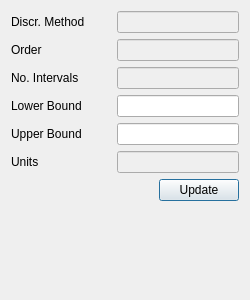
<?xml version="1.0" encoding="UTF-8"?>
<ui version="4.0">
 <class>EditorDistributedDomain</class>
 <widget class="QFrame" name="EditorDistributedDomain">
  <property name="geometry">
   <rect>
    <x>0</x>
    <y>0</y>
    <width>250</width>
    <height>300</height>
   </rect>
  </property>
  <property name="sizePolicy">
   <sizepolicy hsizetype="MinimumExpanding" vsizetype="Preferred">
    <horstretch>0</horstretch>
    <verstretch>0</verstretch>
   </sizepolicy>
  </property>
  <property name="minimumSize">
   <size>
    <width>250</width>
    <height>200</height>
   </size>
  </property>
  <property name="windowTitle">
   <string/>
  </property>
  <property name="frameShape">
   <enum>QFrame::NoFrame</enum>
  </property>
  <property name="frameShadow">
   <enum>QFrame::Raised</enum>
  </property>
  <layout class="QVBoxLayout" name="verticalLayout">
   <item>
    <layout class="QHBoxLayout" name="horizontalLayout">
     <item>
      <widget class="QLabel" name="label">
       <property name="sizePolicy">
        <sizepolicy hsizetype="Minimum" vsizetype="Preferred">
         <horstretch>0</horstretch>
         <verstretch>0</verstretch>
        </sizepolicy>
       </property>
       <property name="minimumSize">
        <size>
         <width>100</width>
         <height>0</height>
        </size>
       </property>
       <property name="text">
        <string>Discr. Method</string>
       </property>
      </widget>
     </item>
     <item>
      <widget class="QLineEdit" name="discrMethodEdit">
       <property name="enabled">
        <bool>false</bool>
       </property>
       <property name="sizePolicy">
        <sizepolicy hsizetype="Expanding" vsizetype="Fixed">
         <horstretch>1</horstretch>
         <verstretch>0</verstretch>
        </sizepolicy>
       </property>
       <property name="minimumSize">
        <size>
         <width>100</width>
         <height>0</height>
        </size>
       </property>
       <property name="toolTip">
        <string>&lt;html&gt;&lt;head/&gt;&lt;body&gt;&lt;p&gt;Select the discretization method from the list of available methods (currently eCFDM, eBFDM and eFFDM).&lt;/p&gt;&lt;/body&gt;&lt;/html&gt;</string>
       </property>
      </widget>
     </item>
    </layout>
   </item>
   <item>
    <layout class="QHBoxLayout" name="horizontalLayout_3">
     <item>
      <widget class="QLabel" name="label_2">
       <property name="sizePolicy">
        <sizepolicy hsizetype="Minimum" vsizetype="Preferred">
         <horstretch>0</horstretch>
         <verstretch>0</verstretch>
        </sizepolicy>
       </property>
       <property name="minimumSize">
        <size>
         <width>100</width>
         <height>0</height>
        </size>
       </property>
       <property name="text">
        <string>Order</string>
       </property>
      </widget>
     </item>
     <item>
      <widget class="QLineEdit" name="orderEdit">
       <property name="enabled">
        <bool>false</bool>
       </property>
       <property name="sizePolicy">
        <sizepolicy hsizetype="Expanding" vsizetype="Fixed">
         <horstretch>1</horstretch>
         <verstretch>0</verstretch>
        </sizepolicy>
       </property>
       <property name="minimumSize">
        <size>
         <width>100</width>
         <height>0</height>
        </size>
       </property>
       <property name="toolTip">
        <string>&lt;html&gt;&lt;head/&gt;&lt;body&gt;&lt;p&gt;Insert the discretization order (integer).&lt;/p&gt;&lt;/body&gt;&lt;/html&gt;</string>
       </property>
      </widget>
     </item>
    </layout>
   </item>
   <item>
    <layout class="QHBoxLayout" name="horizontalLayout_4">
     <item>
      <widget class="QLabel" name="label_3">
       <property name="sizePolicy">
        <sizepolicy hsizetype="Minimum" vsizetype="Preferred">
         <horstretch>0</horstretch>
         <verstretch>0</verstretch>
        </sizepolicy>
       </property>
       <property name="minimumSize">
        <size>
         <width>100</width>
         <height>0</height>
        </size>
       </property>
       <property name="text">
        <string>No. Intervals</string>
       </property>
      </widget>
     </item>
     <item>
      <widget class="QLineEdit" name="numberOfIntervalsEdit">
       <property name="enabled">
        <bool>false</bool>
       </property>
       <property name="sizePolicy">
        <sizepolicy hsizetype="Expanding" vsizetype="Fixed">
         <horstretch>1</horstretch>
         <verstretch>0</verstretch>
        </sizepolicy>
       </property>
       <property name="minimumSize">
        <size>
         <width>100</width>
         <height>0</height>
        </size>
       </property>
       <property name="toolTip">
        <string>&lt;html&gt;&lt;head/&gt;&lt;body&gt;&lt;p&gt;Insert the number of intervals in the domain (integer). The actual number of points within the domain depends on the discretization method and order.&lt;/p&gt;&lt;/body&gt;&lt;/html&gt;</string>
       </property>
      </widget>
     </item>
    </layout>
   </item>
   <item>
    <layout class="QHBoxLayout" name="horizontalLayout_5">
     <item>
      <widget class="QLabel" name="label_4">
       <property name="sizePolicy">
        <sizepolicy hsizetype="Minimum" vsizetype="Preferred">
         <horstretch>0</horstretch>
         <verstretch>0</verstretch>
        </sizepolicy>
       </property>
       <property name="minimumSize">
        <size>
         <width>100</width>
         <height>0</height>
        </size>
       </property>
       <property name="text">
        <string>Lower Bound</string>
       </property>
      </widget>
     </item>
     <item>
      <widget class="QLineEdit" name="lowerBoundEdit">
       <property name="enabled">
        <bool>true</bool>
       </property>
       <property name="sizePolicy">
        <sizepolicy hsizetype="Expanding" vsizetype="Fixed">
         <horstretch>1</horstretch>
         <verstretch>0</verstretch>
        </sizepolicy>
       </property>
       <property name="minimumSize">
        <size>
         <width>100</width>
         <height>0</height>
        </size>
       </property>
       <property name="toolTip">
        <string>&lt;html&gt;&lt;head/&gt;&lt;body&gt;&lt;p&gt;Insert the lower bound in units specified below (float).&lt;/p&gt;&lt;/body&gt;&lt;/html&gt;</string>
       </property>
      </widget>
     </item>
    </layout>
   </item>
   <item>
    <layout class="QHBoxLayout" name="horizontalLayout_6">
     <item>
      <widget class="QLabel" name="label_5">
       <property name="sizePolicy">
        <sizepolicy hsizetype="Minimum" vsizetype="Preferred">
         <horstretch>0</horstretch>
         <verstretch>0</verstretch>
        </sizepolicy>
       </property>
       <property name="minimumSize">
        <size>
         <width>100</width>
         <height>0</height>
        </size>
       </property>
       <property name="text">
        <string>Upper Bound</string>
       </property>
      </widget>
     </item>
     <item>
      <widget class="QLineEdit" name="upperBoundEdit">
       <property name="sizePolicy">
        <sizepolicy hsizetype="Expanding" vsizetype="Fixed">
         <horstretch>1</horstretch>
         <verstretch>0</verstretch>
        </sizepolicy>
       </property>
       <property name="minimumSize">
        <size>
         <width>100</width>
         <height>0</height>
        </size>
       </property>
       <property name="toolTip">
        <string>&lt;html&gt;&lt;head/&gt;&lt;body&gt;&lt;p&gt;Insert the upper bound in units specified below (float).&lt;/p&gt;&lt;/body&gt;&lt;/html&gt;</string>
       </property>
      </widget>
     </item>
    </layout>
   </item>
   <item>
    <layout class="QHBoxLayout" name="horizontalLayout_7">
     <item>
      <widget class="QLabel" name="label_6">
       <property name="sizePolicy">
        <sizepolicy hsizetype="Minimum" vsizetype="Preferred">
         <horstretch>0</horstretch>
         <verstretch>0</verstretch>
        </sizepolicy>
       </property>
       <property name="minimumSize">
        <size>
         <width>100</width>
         <height>0</height>
        </size>
       </property>
       <property name="text">
        <string>Units</string>
       </property>
      </widget>
     </item>
     <item>
      <widget class="QLineEdit" name="unitsEdit">
       <property name="enabled">
        <bool>false</bool>
       </property>
       <property name="sizePolicy">
        <sizepolicy hsizetype="Expanding" vsizetype="Fixed">
         <horstretch>1</horstretch>
         <verstretch>0</verstretch>
        </sizepolicy>
       </property>
       <property name="minimumSize">
        <size>
         <width>100</width>
         <height>0</height>
        </size>
       </property>
       <property name="toolTip">
        <string>&lt;html&gt;&lt;head/&gt;&lt;body&gt;&lt;p&gt;Insert an expression using daetools.pyUnits.unit objects and mathematical operators *, / and **. All base (m, kg, s, cd, A, K, mol) and derived (g, t, rad, sr, min, hour, day, Hz, N, J, W, C, Ohm, V, F, T, H, S, Wb, Pa, P, St, Bq, Gy, Sv, lx, lm, kat, knot, bar, b, Ci, R, rd, rem) SI units are allowed including the common prefixes (Y, Z, E, P, T, G, M, k, h, da, d, c, m, u, n, p, f, a, z, y). The expression should be a valid Python code. Examples: &lt;/p&gt;&lt;p&gt;km/kg (kilometres per kilogram)&lt;br/&gt;um / ns**2 (micrometres per nanoseconds squared) &lt;br/&gt;kJ / (kg*K) (kiloJoules per kilogram and Kelvin)&lt;br/&gt;&lt;/p&gt;&lt;/body&gt;&lt;/html&gt;</string>
       </property>
      </widget>
     </item>
    </layout>
   </item>
   <item>
    <layout class="QHBoxLayout" name="horizontalLayout_2">
     <item>
      <spacer name="horizontalSpacer">
       <property name="orientation">
        <enum>Qt::Horizontal</enum>
       </property>
       <property name="sizeHint" stdset="0">
        <size>
         <width>40</width>
         <height>20</height>
        </size>
       </property>
      </spacer>
     </item>
     <item>
      <widget class="QPushButton" name="updateButton">
       <property name="toolTip">
        <string>&lt;html&gt;&lt;head/&gt;&lt;body&gt;&lt;p&gt;Update the lower and upper bounds.&lt;/p&gt;&lt;/body&gt;&lt;/html&gt;</string>
       </property>
       <property name="text">
        <string>Update</string>
       </property>
       <property name="autoDefault">
        <bool>true</bool>
       </property>
       <property name="default">
        <bool>true</bool>
       </property>
      </widget>
     </item>
    </layout>
   </item>
   <item>
    <spacer name="verticalSpacer">
     <property name="orientation">
      <enum>Qt::Vertical</enum>
     </property>
     <property name="sizeHint" stdset="0">
      <size>
       <width>20</width>
       <height>40</height>
      </size>
     </property>
    </spacer>
   </item>
  </layout>
 </widget>
 <resources/>
 <connections/>
</ui>
